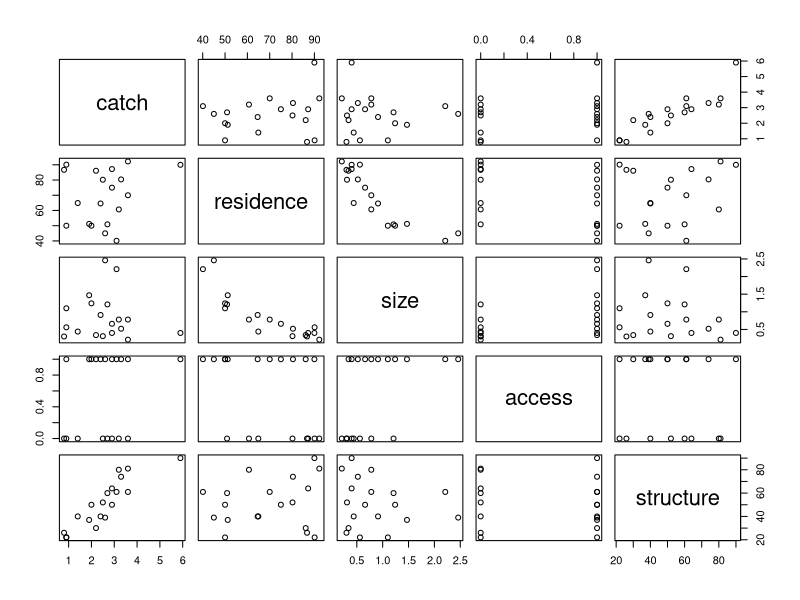

Source code (R):

## ST512 
## Author: Prof Ryan Martin (www4.stat.ncsu.edu/~rmartin)
## R code for Example 12.17 in Ott & Longnecker

# Read in data, print, draw basic plot

bass <- read.table(file="data/example_12-17.txt", header=TRUE)
print(bass)
plot(bass)

o.full <- lm(catch ~ residence + size + access + structure, data=bass)
o.red <- lm(catch ~ residence + size, data=bass)
anova(o.full)
summary(o.full)
anova(o.red)
summary(o.red)

anova(o.red, o.full)
